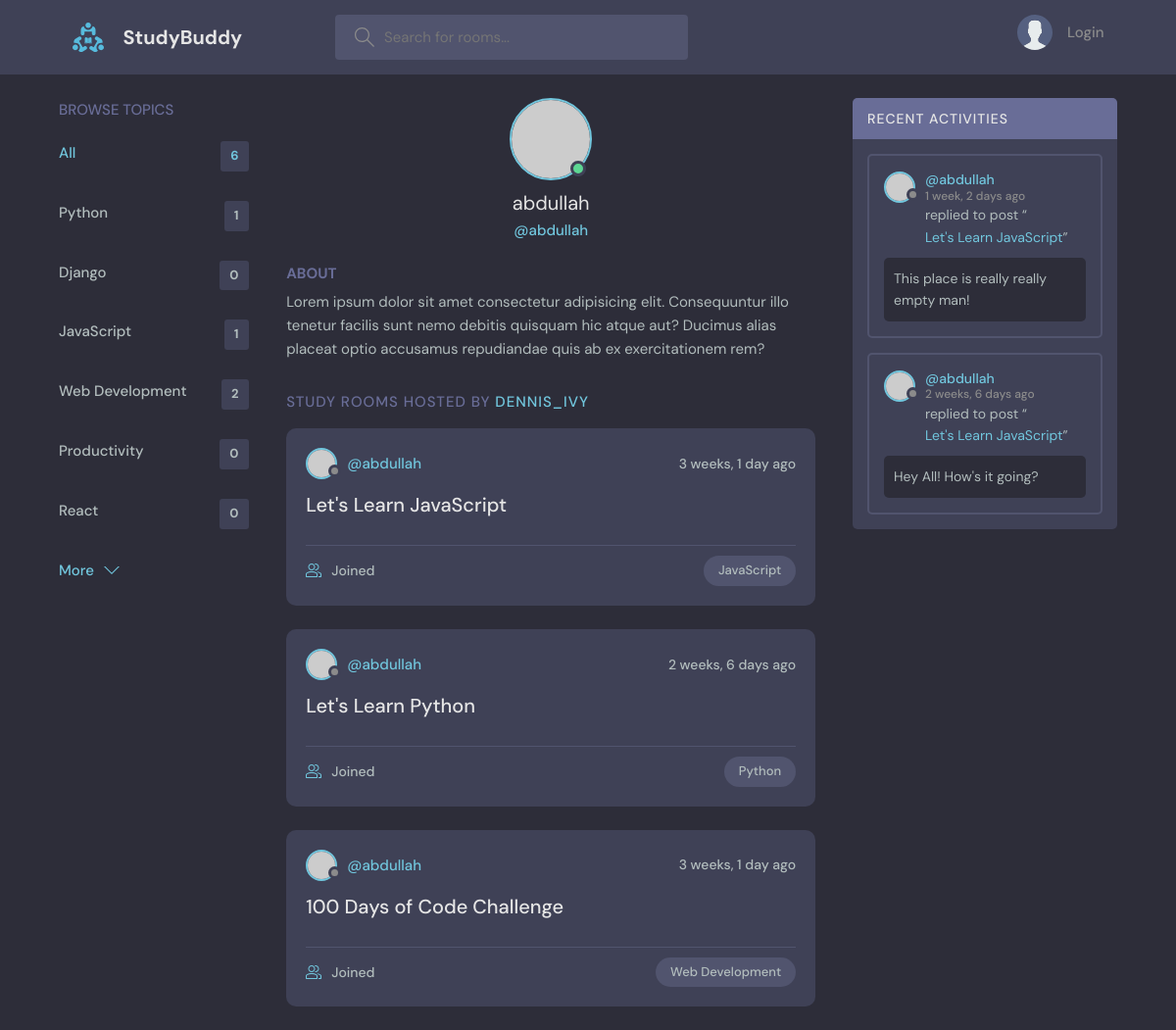
Page /profile/1/ on the earlier database version.
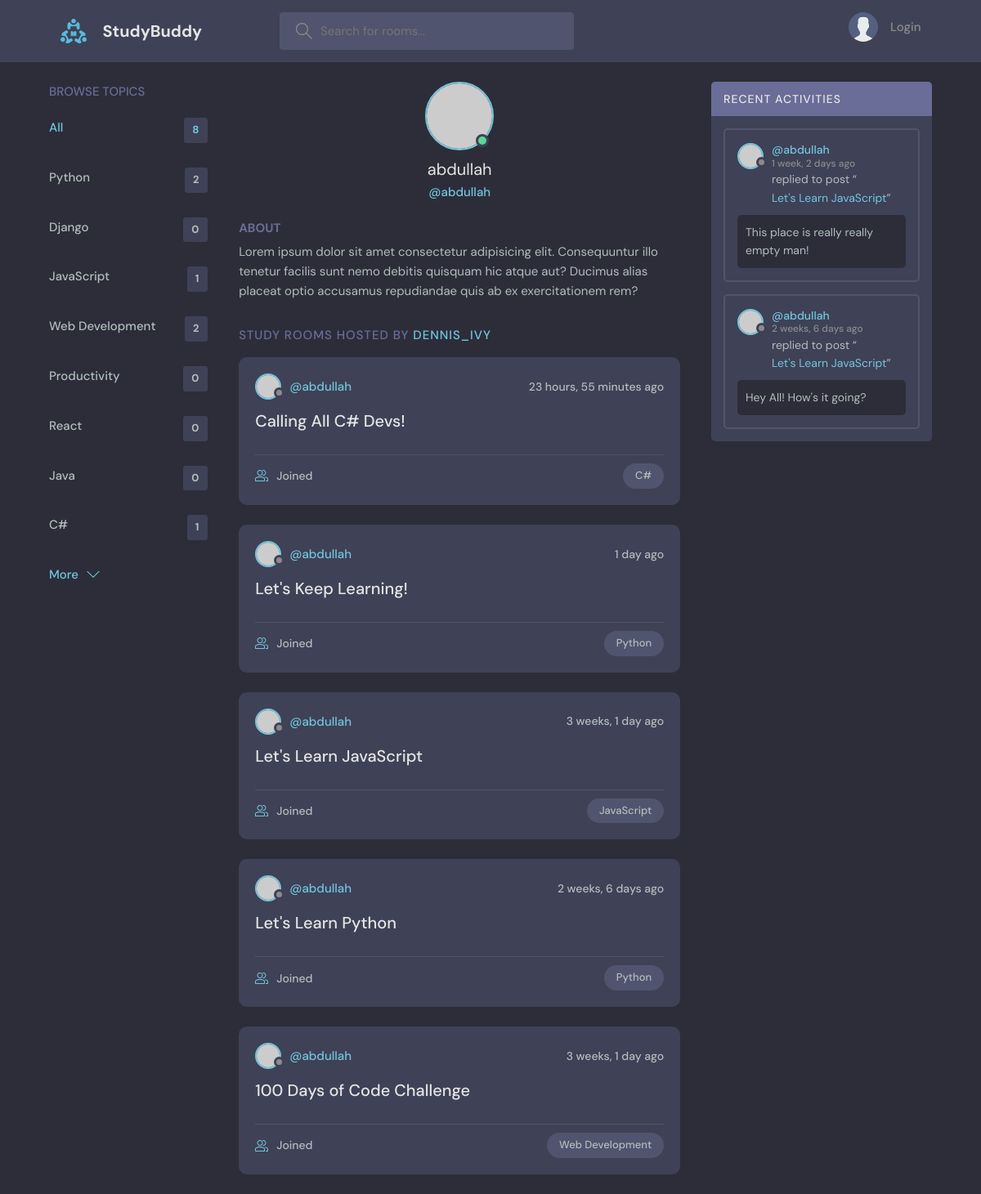
Same page on the later database version.
### base/models.py (models this page shows, shortened)
class Topic(models.Model):
    name: str = models.CharField(max_length=200)

class Room(models.Model):
    host = models.ForeignKey(User, on_delete=models.SET_NULL, null=True)
    topic = models.ForeignKey(Topic, on_delete=models.SET_NULL, null=True)
    name: str = models.CharField(max_length=200)
    description = models.TextField(null=True, blank=True)
    participant = models.ManyToManyField(User, related_name="participant", blank=True)
    updated = models.DateTimeField(auto_now=True)
    created = models.DateTimeField(auto_now_add=True)
    class Meta:
        ordering = ['-updated', '-created']
    def __str__(self):
        return self.name

class Message(models.Model):
    user = models.ForeignKey(User, on_delete=models.CASCADE)
    room = models.ForeignKey(Room, on_delete=models.CASCADE)
    body: str = models.TextField()
    updated = models.DateTimeField(auto_now=True)
    created = models.DateTimeField(auto_now_add=True)
    class Meta:
        ordering = ['-updated', '-created']

### base/views.py (the view)
# urls.py: path("profile/<str:pk>/", views.userProfile, name="user-profile"),
def userProfile(request, pk):
    user = User.objects.get(id=pk)
    rooms = user.room_set.all()
    room_message = user.message_set.all()
    topics = Topic.objects.all()
    context = {'user': user,
               'rooms': rooms,
               'room_message': room_message,
               'topics': topics}
    return render(request, 'base/profile.html', context)

### base/templates/base/profile.html (shortened to what this page needs)
{% extends 'main.html' %}
{% block content %}
    <main class="profile-page layout layout--3">
        <div class="container">
            {% include 'base/topics_components.html' %}
            <div class="roomList">
                <div class="profile">
                    <div class="profile__avatar">
                        <div class="avatar avatar--large active">
                            <img src="https://randomuser.me/api/portraits/men/11.jpg"/>
                        </div>
                    </div>
                    <div class="profile__info">
                        <h3>{{ user.username }}</h3>
                        <p>@{{ user.username }}</p>
                    </div>
                    <div class="profile__about">
                        <h3>About</h3>
                        <p>
                            Lorem ipsum dolor sit amet consectetur adipisicing elit. Consequuntur illo tenetur
                            facilis sunt nemo debitis quisquam hic atque aut? Ducimus alias placeat optio
                            accusamus repudiandae quis ab ex exercitationem rem?
                        </p>
                    </div>
                </div>
                <div class="roomList__header">
                    <div>
                        <h2>Study Rooms Hosted by <a>dennis_ivy</a>
                        </h2>
                    </div>
                </div>
                {% include 'base/feed_component.html' %}
            </div>
            {% include 'base/activity_component.html' %}
        </div>
    </main>
{% endblock content %}

### templates/main.html (shortened to what this page needs)
<!DOCTYPE html>
{% load static %}
<html lang="en">
<head>
    <link rel="stylesheet" href="{% static 'styles/style.css' %}"/>
</head>
<body>
{% include 'navbar.html' %}
{% block content %}
{% endblock %}
</body>
</html>

### templates/navbar.html (shortened to what this page needs)
{% load static %}
<header class="header header--loggedIn">
    <div class="container">
        <a href="{% url 'home' %}" class="header__logo">
            <img src="{% static 'images/logo.svg' %}" alt="logo"/>
            <h1>StudyBuddy</h1>
        </a>
        <form class="header__search" method="get" action="{% url 'home' %}">
            <label>
                <input name="q" placeholder="Search for rooms..."/>
            </label>
        </form>
        <nav class="header__menu">
            {% if request.user.is_authenticated %}
                <div class="header__user">
                    <a href="{% url 'update-user' %}">
                        <div class="avatar avatar--medium active">
                            <img src="https://randomuser.me/api/portraits/men/37.jpg"/>
                        </div>
                        <p>{{ request.user.username }} <span>@{{ request.user.username }}</span></p>
                    </a>
                    <button class="dropdown-button">
                        <svg version="1.1" xmlns="http://www.w3.org/2000/svg" width="32" height="32"
                             viewBox="0 0 32 32">
                            <title>chevron-down</title>
                            <path d="M16 21l-13-13h-3l16 16 16-16h-3l-13 13z"></path>
                        </svg>
                    </button>
                </div>
            {% else %}
                <a href="{% url 'login' %}">
                    <img src="{% static 'images/avatar.svg' %}"/>
                    <p>Login</p>
                </a>
            {% endif %}
        </nav>
    </div>
</header>
<!DOCTYPE html>
<html lang="en">
<head>
</head>
<body>

### base/templates/base/topics_components.html
<div class="topics">
    <div class="topics__header">
        <h2>Browse Topics</h2>
    </div>
    <ul class="topics__list">
        <li>
            <a href="{% url 'home' %}" class="active">All <span>{{ topics.count }}</span></a>
        </li>
        {% for topic in topics %}
            <li>
                <a href="{% url 'home' %}?q={{ topic.name }}">{{ topic.name }}
                    <span>{{ topic.room_set.all.count }}</span></a>
            </li>
        {% endfor %}
    </ul>
    <a class="btn btn--link" href="topics.html">
        More
        <svg version="1.1" xmlns="http://www.w3.org/2000/svg" width="32" height="32" viewBox="0 0 32 32">
            <title>chevron-down</title>
            <path d="M16 21l-13-13h-3l16 16 16-16h-3l-13 13z"></path>
        </svg>
    </a>
</div>

### base/templates/base/feed_component.html (shortened to what this page needs)
{% for room in rooms %}
    <div class="roomListRoom">
        <div class="roomListRoom__header">
            <a href="{% url 'user-profile' room.host.id %}" class="roomListRoom__author">
                <div class="avatar avatar--small">
                    <img src="https://randomuser.me/api/portraits/women/11.jpg"/>
                </div>
                <span>@{{ room.host.username }}</span>
            </a>
            <div class="roomListRoom__actions">
                <span>{{ room.created|timesince }} ago</span>
            </div>
        </div>
        <div class="roomListRoom__content">
            <a href="{% url 'room' room.id %}">{{ room.name }}</a>
        </div>
        <div class="roomListRoom__meta">
            <a href="{% url 'room' room.id %}" class="roomListRoom__joined">
                {{ room.participants.all.count }} Joined
            </a>
            <p class="roomListRoom__topic">{{ room.topic.name }}</p>
        </div>
    </div>
{% endfor %}

### base/templates/base/activity_component.html (shortened to what this page needs)
<div class="activities">
    <div class="activities__header">
        <h2>Recent Activities</h2>
    </div>
    {% for message in room_message %}
        <div class="activities__box">
            <div class="activities__boxHeader roomListRoom__header">
                <a href="{% url 'user-profile' message.user.id %}" class="roomListRoom__author">
                    <div class="avatar avatar--small">
                        <img src="https://randomuser.me/api/portraits/women/11.jpg"/>
                    </div>
                    <p>
                        @{{ message.user }}
                        <span>{{ message.created|timesince }} ago</span>
                    </p>
                </a>
            </div>
            <div class="activities__boxContent">
                <p>replied to post “<a href="{% url 'room' message.room.id %}">{{ message.room }}</a>”</p>
                <div class="activities__boxRoomContent">
                    {{ message.body }}
                </div>
            </div>
        </div>
    {% endfor %}
</div>

Differences in the rows shown:
computed for Topic "Python": room_set.all.count "1" → "2"
added Topic: name "Java", room_set.all.count "0"
added Topic: name "C#", room_set.all.count "1"
added Room: host.username "abdullah", created "23 hours, 55 minutes", name "Calling All C# Devs!", topic.name "C#"
added Room: host.username "abdullah", created "1 day", name "Let's Keep Learning!", topic.name "Python"
Other differences:
{{ topics.count }}: "6" → "8"
